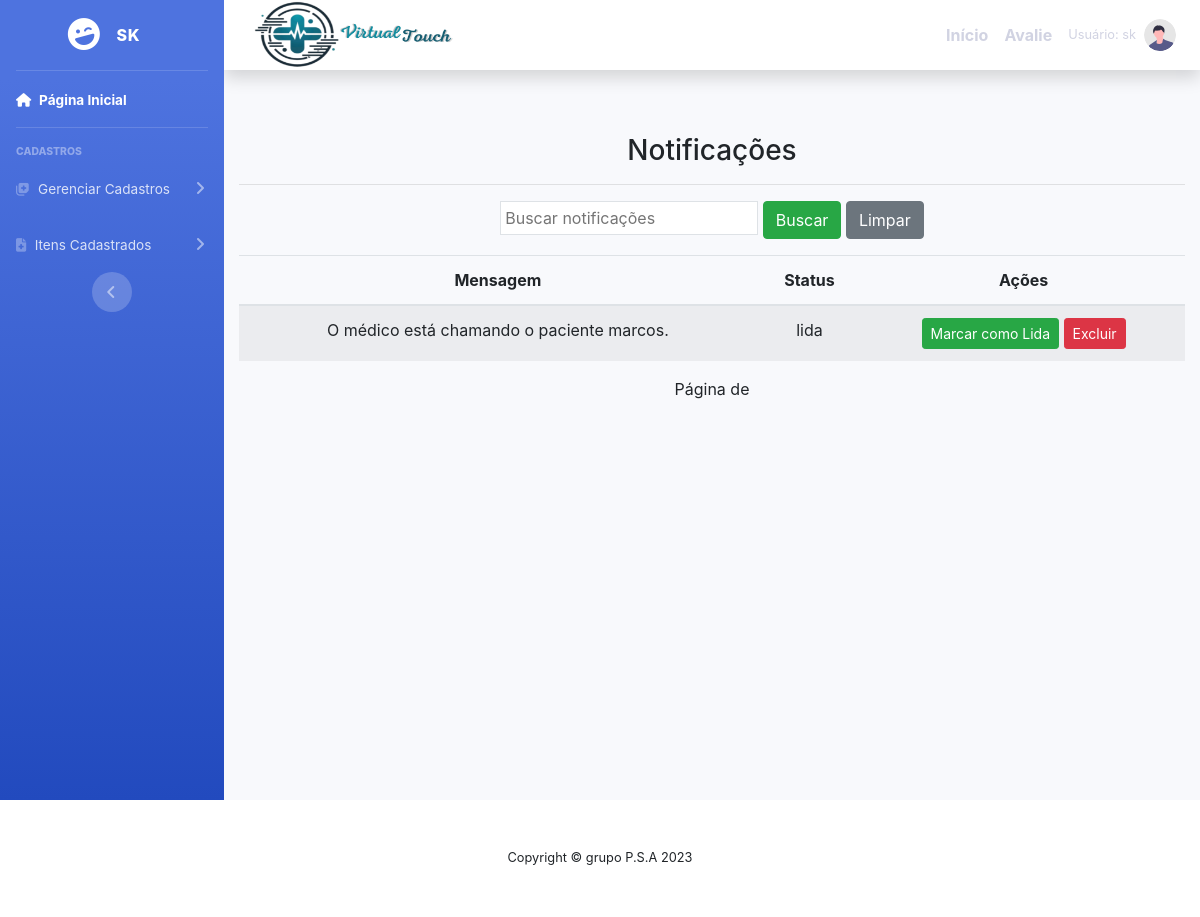
Page /listar/notificacao/ (signed in) on the committed database.
### cadastros/models.py (models this page shows, shortened)
class Notificacao(models.Model):
    paciente = models.ForeignKey(User, on_delete=models.CASCADE)
    mensagem = models.CharField(max_length=255)
    data = models.DateTimeField(auto_now_add=True)
    status = models.CharField(max_length=255)

### cadastros/views.py (the view)
# urls.py: path('listar/notificacao/',NotificacaoList.as_view(),
class NotificacaoList(LoginRequiredMixin, ListView):
    model = Notificacao
    template_name = 'listas/notificacoes_paciente.html'
    context_object_name = 'notificacoes'
    def get_queryset(self):
        return Notificacao.objects.filter(paciente=self.request.user)

### paginas/templates/listas/notificacoes_paciente.html (shortened to what this page needs)
{% extends 'modelo.html' %}
{% load static %}
{% block conteudo %}
<div class="container">
    <h3>Notificações</h3>
    <hr>
    <form action="?" method="GET" class="mb-3">
        <input type="text" name="busca" class="p-1 border" value="{{ busca }}" placeholder="Buscar notificações">
        <button type="submit" class="btn btn-success">Buscar</button>
        <a href="{% url 'Listar-notificacao' %}" class="btn btn-secondary">Limpar</a>
    </form>
    <div class="table-responsive">
        <table class="table table-striped">
            <thead>
                <tr>
                    <th>Mensagem</th>
                    <th>Status</th>
                    <th>Ações</th>
                </tr>
            </thead>
            <tbody>
                {% for notificacao in notificacoes %}
                    <tr id="notificacao_{{ notificacao.id }}">
                        <td>{{ notificacao.mensagem }}</td>
                        <td id="status_{{ notificacao.id }}">{{ notificacao.status }}</td>
                        <td>
                            <button class="btn btn-success btn-sm" data-id="{{ notificacao.id }}">Marcar como Lida</button>
                            <a href="{% url 'deletar-notificacao' notificacao.pk %}" class="btn btn-danger btn-sm" title="Excluir"> Excluir </a>
                        </td>
                    </tr>
                {% empty %}
                    <tr>
                        <td colspan="4">Nenhuma notificação encontrada.</td>
                    </tr>
                {% endfor %}
            </tbody>
        </table>
    </div>
    <div class="text-center">
        <span>Página {{ notificacoes.number }} de {{ notificacoes.paginator.num_pages }}</span>
    </div>
</div>
{% endblock %}

### paginas/templates/includes/sidebar.html (shortened to what this page needs)
<link href="https://stackpath.bootstrapcdn.com/bootstrap/4.5.2/css/bootstrap.min.css" rel="stylesheet">
<ul class="navbar-nav bg-gradient-primary sidebar sidebar-dark accordion" id="accordionSidebar">
    <a class="sidebar-brand d-flex align-items-center justify-content-center" href="?">
        <div class="sidebar-brand-icon rotate-n-15">
            <i class="fas fa-laugh-wink"></i>
        </div>
        <div class="sidebar-brand-text mx-3">{{ user.get_username }}</div>
    </a>
    <hr class="sidebar-divider my-0">
    <li class="nav-item active">
        <a class="nav-link" href="{% url 'inicio' %}">
            <i class="fas fa-home"></i>
            <span>Página Inicial</span>
        </a>
    </li>
    <hr class="sidebar-divider">
    <div class="sidebar-heading">Cadastros</div>
    <li class="nav-item">
        <a class="nav-link collapsed" href="#" data-toggle="collapse" data-target="#collapseTwo"
           aria-expanded="true" aria-controls="collapseTwo">
            <i class="fas fa-notes-medical"></i>
            <span>Gerenciar Cadastros</span>
        </a>
    </li>
    <li class="nav-item">
        <a class="nav-link collapsed" href="#" data-toggle="collapse" data-target="#collapseUtilities"
           aria-expanded="true" aria-controls="collapseUtilities">
            <i class="fas fa-file-medical"></i>
            <span>Itens Cadastrados</span>
        </a>
    </li>
    <div class="text-center d-none d-md-inline">
        <button class="rounded-circle border-0" id="sidebarToggle"></button>
    </div>
</ul>

### paginas/templates/includes/navbar.html (shortened to what this page needs)
{% load static %}
<nav class="navbar navbar-expand navbar-light bg-white topbar mb-4 static-top shadow">
    <a class="navbar-brand" href="{% url 'inicio' %}">
        <img src="{% static 'fotos/LOGO.png' %}" alt="Logo" width="300" height="150" class="mr-2">
    </a>
    <ul class="navbar-nav ml-auto">
        {% if user.is_authenticated %}
            <li class="nav-item active">
                <a class="nav-link" href="{% url 'inicio' %}"> <strong> Início </strong> <span class="sr-only">(current)</span></a>
            </li>
            <li class="nav-item active">
                <a class="nav-link" href="{% url 'cadastra-comentario' %}"> <strong> Avalie </strong> </a>
            </li>
            <li class="nav-item dropdown no-arrow">
                <a class="nav-link dropdown-toggle" href="#" id="userDropdown" role="button"
                    data-toggle="dropdown" aria-haspopup="true" aria-expanded="false">
                    <span class="mr-2 d-none d-lg-inline text-gray-600 small">Usuário: {{ user.get_username }}</span>
                    <img class="img-profile rounded-circle"
                        src="{% static 'fotos/undraw_profile.svg' %}">
                </a>
            </li>
        {% endif %}
    </ul>
</nav>

### static/css/meu.css (style rules this page uses)
body { font-family: 'Times New Roman', Times, serif; background: linear-gradient(to bottom, #ffffff, #a0c6e5); margin: 0; padding: 0; }
.container { margin-top: 20px; padding: 20px; text-align: center; }

### rows in the picture
Notificacao: mensagem "O médico está chamando o paciente marcos.", status "lida"

### other values in the picture
{{ user.get_username }} "SK"
{{ user.get_username }} "sk"
